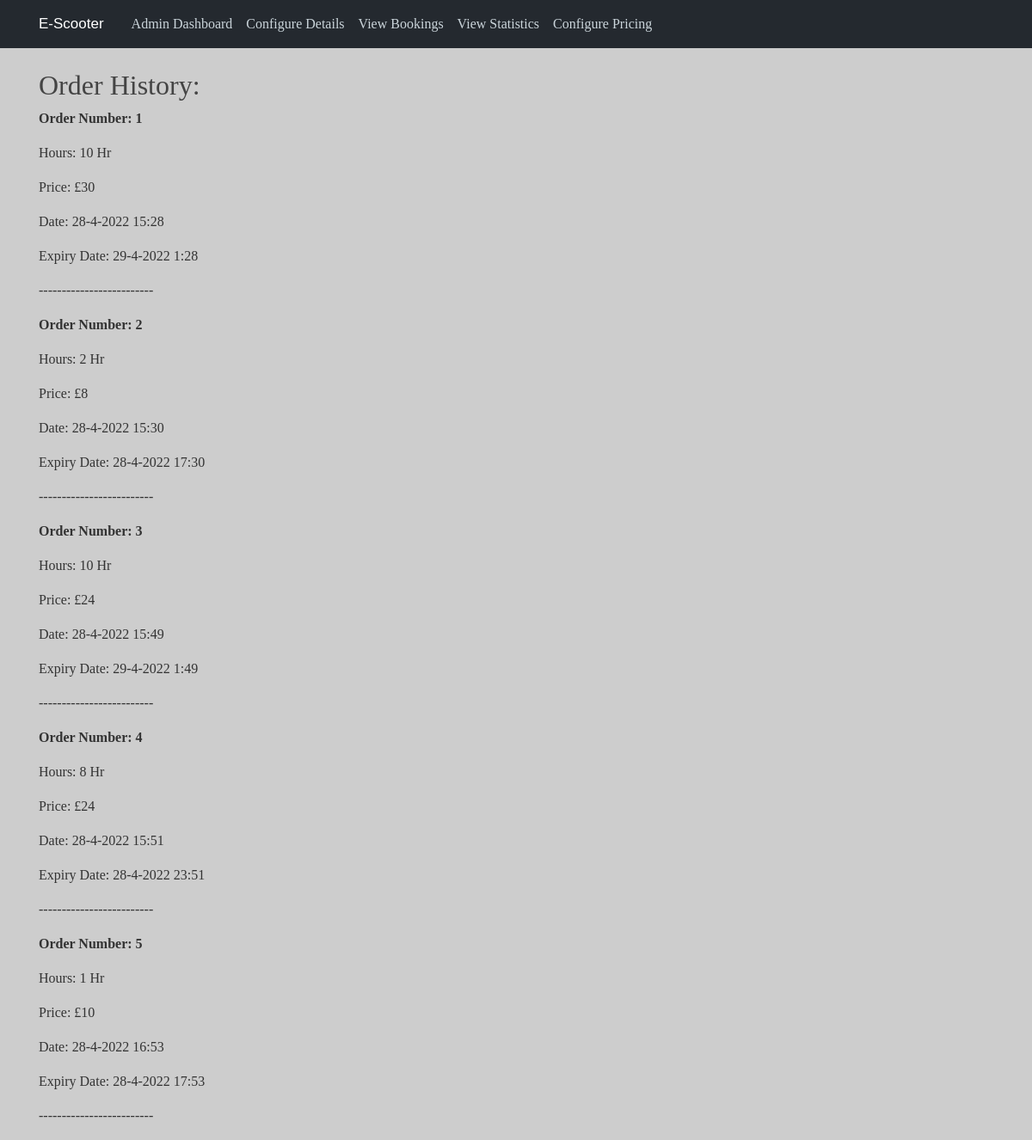
The app's page /admin/bookings with its own data.
### app/models.py (models this page shows)
class Booking(db.Model):
    __tablename__ = "bookings"
    id = db.Column(db.Integer, primary_key=True)
    ScooterID = db.Column(db.Integer, ForeignKey("scooters.id"))
    UserID = db.Column(db.Integer, ForeignKey("users.id"))
    numHours = db.Column(db.Integer, nullable = False)
    date = db.Column(db.DateTime, nullable = False)
    expiry = db.Column(db.DateTime)
    price = db.Column(db.Integer, nullable = False)
    cancelled = db.Column(db.Boolean, default = False, nullable=False)

### app/views.py (the view)
@app.route("/admin/bookings")
def admin_bookings():
    if session.get('admin') == 0:
        return redirect("/dashboard")
    else:
        bookings = models.Booking.query.all()
        return render_template("bookings.html", orders = bookings)

### app/templates/bookings.html (shortened to what this page needs)
{% extends "admin_base.html" %}
{% block content %}
<head>
</head>
<body>
    <h2>Order History:</h2>
    {% for elem in orders %}
        {% if elem.id not in active or elem.cancelled %}
            <p style="font-weight: bold">Order Number: {{elem.id}}</p>
            <p>Hours: {{elem.numHours}} Hr</p>
            <p>Price: £{{elem.price}}</p>
            <p>Date: {{elem.date.day}}-{{elem.date.month}}-{{elem.date.year}} {{elem.date.hour}}:{{elem.date.minute}}</p>
            <p>Expiry Date: {{elem.expiry.day}}-{{elem.expiry.month}}-{{elem.expiry.year}} {{elem.expiry.hour}}:{{elem.expiry.minute}}</p>
			<p>-------------------------</p>
        {% endif %}
    {% endfor %}
</body>
{% endblock content %}

### app/static/style.css (style rules this page uses)
body { background: rgba(205,205,205,1); color: #333333; margin-top: 5rem; font-family: halyard-display; }
h1, h2, h3, h4, h5, h6 { color: #444444; }

### records on screen
Booking: id "1", numHours "10", price "30", date.day "28", date.month "4", date.year "2022", date.hour "15", date.minute "28", expiry.day "29", expiry.month "4", expiry.year "2022", expiry.hour "1", expiry.minute "28"
Booking: id "2", numHours "2", price "8", date.day "28", date.month "4", date.year "2022", date.hour "15", date.minute "30", expiry.day "28", expiry.month "4", expiry.year "2022", expiry.hour "17", expiry.minute "30"
Booking: id "3", numHours "10", price "24", date.day "28", date.month "4", date.year "2022", date.hour "15", date.minute "49", expiry.day "29", expiry.month "4", expiry.year "2022", expiry.hour "1", expiry.minute "49"
Booking: id "4", numHours "8", price "24", date.day "28", date.month "4", date.year "2022", date.hour "15", date.minute "51", expiry.day "28", expiry.month "4", expiry.year "2022", expiry.hour "23", expiry.minute "51"
Booking: id "5", numHours "1", price "10", date.day "28", date.month "4", date.year "2022", date.hour "16", date.minute "53", expiry.day "28", expiry.month "4", expiry.year "2022", expiry.hour "17", expiry.minute "53"
